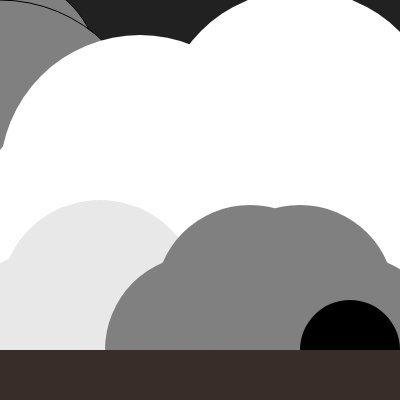
Frame 1 (no input)
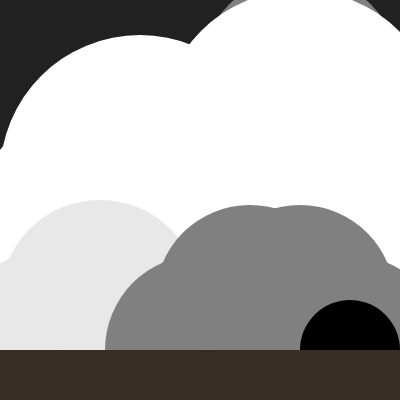
Frame 60 (no input)
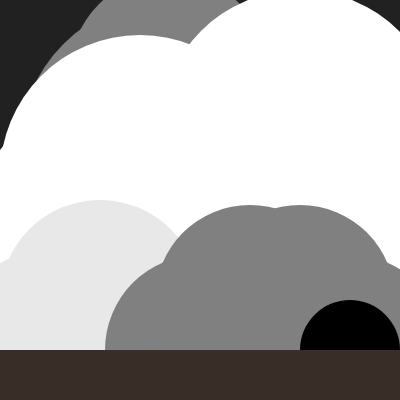
Frame 120 (the mouse pressed at the canvas centre since frame 60)

The p5.js sketch that drew these frames (run headless with seeded random() and noise() and a simulated clock; from frame 60 on, the mouse is pressed at the canvas centre):

// p5.js sketch
// ── sketch.js
let state = 0;
let timer = 0;
let y = 0;
let velocity = 10;

function setup() {
  createCanvas(400, 400);
  rectMode(CENTER);
  ellipseMode(CENTER);
}

function draw() {
  background(33, 33, 33);

  fill("grey");
  arc(y, 75, 100, 200, PI, TWO_PI);
  fill("grey");
  arc(y, 75, 200, 200, PI, TWO_PI);
  fill("grey");
  arc(y, 150, 270, 250, PI, TWO_PI);
  fill("grey");
  arc(y, 150, 300, 300, PI, TWO_PI);
  y = y + velocity;
  if (y > width) {
    y = 0;
  }


  switch (state) {


    case 0:
      noStroke();
      fill("white");
      arc(479, 200, 280, 280, PI, TWO_PI);
      fill(255);
      arc(333, 218, 280, 280, PI, TWO_PI);
      fill(255);
      arc(240, 230, 280, 280, PI, TWO_PI);
      fill(255);
      arc(100, 250, 280, 280, PI, TWO_PI);
      fill(255);
      arc(300, 250, 280, 280, PI, TWO_PI);
      fill(255);
      arc(400, 250, 280, 280, PI, TWO_PI);
      fill(255);
      arc(500, 250, 280, 280, PI, TWO_PI);
      fill(255);
      arc(600, 250, 280, 280, PI, TWO_PI);
      fill(255);
      arc(300, 130, 280, 280, PI, TWO_PI);
      fill(255);
      arc(140, 175, 280, 280, PI, TWO_PI);
      fill(255);
      arc(200, 300, 500, 500, PI, TWO_PI);
      fill(255);
      arc(500, 300, 500, 500, PI, TWO_PI);
      fill(232, 232, 232);
      arc(500, 300, 200, 200, PI, TWO_PI);
      fill(232, 232, 232);
      arc(600, 350, 200, 200, PI, TWO_PI);
      fill(232, 232, 232);
      arc(500, 350, 200, 200, PI, TWO_PI);
      fill(232, 232, 232);
      arc(700, 350, 200, 200, PI, TWO_PI);
      fill(232, 232, 232);
      arc(50, 350, 200, 200, PI, TWO_PI);
      fill(232, 232, 232);
      arc(100, 300, 200, 200, PI, TWO_PI);
      fill('grey');
      arc(250, 300, 190, 190, PI, TWO_PI);
      fill('grey');
      arc(300, 300, 190, 190, PI, TWO_PI);
      fill('grey');
      arc(300, 350, 190, 190, PI, TWO_PI);
      fill('grey');
      arc(350, 350, 190, 190, PI, TWO_PI);
      fill('grey');
      arc(200, 350, 190, 190, PI, TWO_PI);
      fill('black');
      arc(350, 350, 100, 100, PI, TWO_PI);
      fill(56, 46, 39);
      arc(200, 400, 100, 100, PI, TWO_PI);
      fill(56, 46, 39);
      arc(150, 400, 10000, 100, PI, TWO_PI);
      fill(56, 46, 39);
      arc(100, 400, 1000, 100, PI, TWO_PI);
      fill(56, 46, 39);
      arc(75, 400, 700, 100, PI, TWO_PI);
      fill(56, 46, 39);
      arc(50, 400, 100, 100, PI, TWO_PI);
      fill(56, 46, 39);
      arc(25, 400, 500, 100, PI, TWO_PI);
      velocity = 5;
      break;

    case 1:
      noStroke();
      fill("white");
      arc(479, 200, 280, 280, PI, TWO_PI);
      fill(255);
      arc(333, 218, 280, 280, PI, TWO_PI);
      fill(255);
      arc(240, 230, 280, 280, PI, TWO_PI);
      fill(255);
      arc(100, 250, 280, 280, PI, TWO_PI);
      fill(255);
      arc(300, 250, 280, 280, PI, TWO_PI);
      fill(255);
      arc(400, 250, 280, 280, PI, TWO_PI);
      fill(255);
      arc(500, 250, 280, 280, PI, TWO_PI);
      fill(255);
      arc(600, 250, 280, 280, PI, TWO_PI);
      fill(255);
      arc(300, 130, 280, 280, PI, TWO_PI);
      fill(255);
      arc(140, 175, 280, 280, PI, TWO_PI);
      fill(255);
      arc(200, 300, 500, 500, PI, TWO_PI);
      fill(255);
      arc(500, 300, 500, 500, PI, TWO_PI);
      fill(232, 232, 232);
      arc(500, 300, 200, 200, PI, TWO_PI);
      fill(232, 232, 232);
      arc(600, 350, 200, 200, PI, TWO_PI);
      fill(232, 232, 232);
      arc(500, 350, 200, 200, PI, TWO_PI);
      fill(232, 232, 232);
      arc(700, 350, 200, 200, PI, TWO_PI);
      fill(232, 232, 232);
      arc(50, 350, 200, 200, PI, TWO_PI);
      fill(232, 232, 232);
      arc(100, 300, 200, 200, PI, TWO_PI);
      fill('grey');
      arc(250, 300, 190, 190, PI, TWO_PI);
      fill('grey');
      arc(300, 300, 190, 190, PI, TWO_PI);
      fill('grey');
      arc(300, 350, 190, 190, PI, TWO_PI);
      fill('grey');
      arc(350, 350, 190, 190, PI, TWO_PI);
      fill('grey');
      arc(200, 350, 190, 190, PI, TWO_PI);
      fill('black');
      arc(350, 350, 100, 100, PI, TWO_PI);
      fill(56, 46, 39);
      arc(200, 400, 100, 100, PI, TWO_PI);
      fill(56, 46, 39);
      arc(150, 400, 10000, 100, PI, TWO_PI);
      fill(56, 46, 39);
      arc(100, 400, 1000, 100, PI, TWO_PI);
      fill(56, 46, 39);
      arc(75, 400, 700, 100, PI, TWO_PI);
      fill(56, 46, 39);
      arc(50, 400, 100, 100, PI, TWO_PI);
      fill(56, 46, 39);
      arc(25, 400, 500, 100, PI, TWO_PI);
      velocity = 3.5;
      break;

    case 2:
      noStroke();
      fill("white");
      arc(479, 200, 280, 280, PI, TWO_PI);
      fill("brown");
      arc(479, 200, 280, 280, PI, TWO_PI);
      fill(255);
      arc(333, 218, 280, 280, PI, TWO_PI);
      fill(255);
      arc(240, 230, 280, 280, PI, TWO_PI);
      fill(255);
      arc(100, 250, 280, 280, PI, TWO_PI);
      fill(255);
      arc(300, 250, 280, 280, PI, TWO_PI);
      fill(255);
      arc(400, 250, 280, 280, PI, TWO_PI);
      fill(255);
      arc(500, 250, 280, 280, PI, TWO_PI);
      fill(255);
      arc(600, 250, 280, 280, PI, TWO_PI);
      fill(255);
      arc(300, 130, 280, 280, PI, TWO_PI);
      fill(255);
      arc(140, 175, 280, 280, PI, TWO_PI);
      fill(255);
      arc(200, 300, 500, 500, PI, TWO_PI);
      fill(255);
      arc(500, 300, 500, 500, PI, TWO_PI);
      fill(232, 232, 232);
      arc(500, 300, 200, 200, PI, TWO_PI);
      fill(232, 232, 232);
      arc(600, 350, 200, 200, PI, TWO_PI);
      fill(232, 232, 232);
      arc(500, 350, 200, 200, PI, TWO_PI);
      fill(232, 232, 232);
      arc(700, 350, 200, 200, PI, TWO_PI);
      fill(232, 232, 232);
      arc(50, 350, 200, 200, PI, TWO_PI);
      fill(232, 232, 232);
      arc(100, 300, 200, 200, PI, TWO_PI);
      fill('grey');
      arc(250, 300, 190, 190, PI, TWO_PI);
      fill('grey');
      arc(300, 300, 190, 190, PI, TWO_PI);
      fill('grey');
      arc(300, 350, 190, 190, PI, TWO_PI);
      fill('grey');
      arc(350, 350, 190, 190, PI, TWO_PI);
      fill('grey');
      arc(200, 350, 190, 190, PI, TWO_PI);
      fill('black');
      arc(350, 350, 100, 100, PI, TWO_PI);
      fill(56, 46, 39);
      arc(200, 400, 100, 100, PI, TWO_PI);
      fill(56, 46, 39);
      arc(150, 400, 10000, 100, PI, TWO_PI);
      fill(56, 46, 39);
      arc(100, 400, 1000, 100, PI, TWO_PI);
      fill(56, 46, 39);
      arc(75, 400, 700, 100, PI, TWO_PI);
      fill(56, 46, 39);
      arc(50, 400, 100, 100, PI, TWO_PI);
      fill(56, 46, 39);
      arc(25, 400, 500, 100, PI, TWO_PI);
      velocity = 2;
      break;

    case 3:
      noStroke();
      fill("white");
      arc(479, 200, 280, 280, PI, TWO_PI);
      fill("brown");
      arc(479, 200, 280, 280, PI, TWO_PI);
      fill(255);
      arc(333, 218, 280, 280, PI, TWO_PI);
      fill(255);
      arc(240, 230, 280, 280, PI, TWO_PI);
      fill(255);
      arc(100, 250, 280, 280, PI, TWO_PI);
      fill(255);
      arc(300, 250, 280, 280, PI, TWO_PI);
      fill(255);
      arc(400, 250, 280, 280, PI, TWO_PI);
      fill(255);
      arc(500, 250, 280, 280, PI, TWO_PI);
      fill(255);
      arc(600, 250, 280, 280, PI, TWO_PI);
      fill(255);
      arc(300, 130, 280, 280, PI, TWO_PI);
      fill(255);
      arc(140, 175, 280, 280, PI, TWO_PI);
      fill(255);
      arc(200, 300, 500, 500, PI, TWO_PI);
      fill(255);
      arc(500, 300, 500, 500, PI, TWO_PI);
      fill(232, 232, 232);
      arc(500, 300, 200, 200, PI, TWO_PI);
      fill(232, 232, 232);
      arc(600, 350, 200, 200, PI, TWO_PI);
      fill(232, 232, 232);
      arc(500, 350, 200, 200, PI, TWO_PI);
      fill(232, 232, 232);
      arc(700, 350, 200, 200, PI, TWO_PI);
      fill(232, 232, 232);
      arc(50, 350, 200, 200, PI, TWO_PI);
      fill(232, 232, 232);
      arc(100, 300, 200, 200, PI, TWO_PI);
      fill('grey');
      arc(250, 300, 190, 190, PI, TWO_PI);
      fill('grey');
      arc(300, 300, 190, 190, PI, TWO_PI);
      fill('grey');
      arc(300, 350, 190, 190, PI, TWO_PI);
      fill('grey');
      arc(350, 350, 190, 190, PI, TWO_PI);
      fill('grey');
      arc(200, 350, 190, 190, PI, TWO_PI);
      fill('black');
      arc(350, 350, 100, 100, PI, TWO_PI);
      fill(56, 46, 39);
      arc(200, 400, 100, 100, PI, TWO_PI);
      fill(56, 46, 39);
      arc(150, 400, 10000, 100, PI, TWO_PI);
      fill(56, 46, 39);
      arc(100, 400, 1000, 100, PI, TWO_PI);
      fill(56, 46, 39);
      arc(75, 400, 700, 100, PI, TWO_PI);
      fill(56, 46, 39);
      arc(50, 400, 100, 100, PI, TWO_PI);
      fill(56, 46, 39);
      arc(25, 400, 500, 100, PI, TWO_PI);
      velocity = 1;
      break;
  }

  timer = timer + 1;
  if (timer > 100) {
    timer = 0;
    state++;
    if (state > 3) state = 0;
  }

}

function mouseReleased() {
  state++;
  if (state > 3) state = 0;
}
